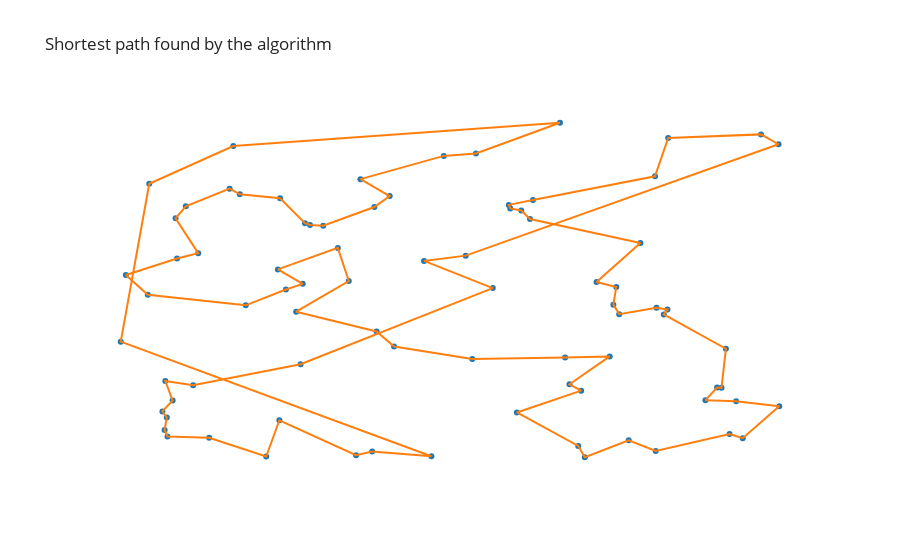

Notebook cell for this chart:
### Markdown cell above
### Lancement du test et affichage du chemin parcouru

### Code cell
# Initialisation du dataframe
data = init_random_df(nombre_de_villes)

# Initialisation de la matrice des distances relatives
mat_distance = matrice_distance(data)

if choix_algo == 0:
    chemin_initial,_,_ = src.algo_proche_voisin.plus_proche_voisin(
        mat_distance)

    # Lancement de l'algorithme 2-opt
    df_res,_ = src.algo_2_opt.main(
        mat_distance, chemin_initial)
elif choix_algo == 1:
    # Lancement de l'algorithme plus proche voisin
    df_res,_ = src.algo_proche_voisin.main(mat_distance)
elif choix_algo == 2:
     # Lancement de l'algorithme génétique
    df_res = src.algo_genetique.main(data, mat_distance)
else: 
    #Lancement de l'algorithme de kohonen
    df_res,_ = src.algo_kohonen.main(data, mat_distance) 

# La solution trouvée par l'algo choisi
affichage(df_res, data).show()

### Figure 1 — Plotly figure (JSON) as saved in the notebook; plotly's stock layout.template omitted (floating-point values rounded to 4 significant figures)
{"data": [{"hovertemplate": "x=%{x}<br>y=%{y}<extra></extra>", "legendgroup": "", "marker": {"color": "#1F77B4", "symbol": "circle"}, "mode": "markers", "name": "", "orientation": "v", "showlegend": false, "type": "scatter", "x": [660, 501, 120, 474, 427, 116, 305, 619, 741, 887, 311, 276, 433, 910, 387, 59, 607, 754, 802, 959, 568, 733, 592, 336, 277, 96, 318, 791, 98, 901, 119, 136, 935, 406, 808, 685, 122, 875, 792, 545, 285, 484, 134, 531, 601, 213, 790, 540, 667, 130, 381, 710, 308, 123, 274, 892, 728, 807, 623, 66, 356, 673, 403, 180, 208, 881, 859, 230, 299, 148, 770, 737, 590, 694, 409, 222, 371, 960, 258, 165, 689, 158], "xaxis": "x", "y": [959, 865, 226, 567, 751, 140, 274, 686, 416, 318, 674, 115, 324, 64, 799, 338, 710, 58, 415, 898, 490, 443, 716, 667, 745, 471, 669, 28, 786, 169, 87, 574, 926, 720, 916, 42, 123, 208, 434, 872, 486, 13, 688, 582, 137, 893, 807, 289, 293, 171, 16, 507, 502, 69, 543, 76, 296, 429, 740, 527, 604, 217, 26, 65, 772, 207, 172, 441, 423, 722, 618, 493, 726, 10, 367, 756, 510, 155, 12, 589, 199, 214], "yaxis": "y"}, {"mode": "lines", "showlegend": false, "type": "scatter", "x": [660, 545, 501, 387, 427, 406, 336, 318, 311, 277, 222, 208, 148, 134, 165, 136, 66, 96, 230, 285, 308, 274, 356, 371, 299, 409, 433, 540, 667, 728, 673, 689, 601, 685, 694, 754, 791, 892, 910, 960, 901, 859, 875, 881, 887, 802, 807, 792, 741, 733, 737, 710, 770, 619, 607, 592, 590, 623, 790, 808, 935, 959, 531, 474, 568, 305, 158, 120, 130, 116, 122, 119, 123, 180, 258, 276, 381, 403, 484, 59, 98, 213, 660], "y": [959, 872, 865, 799, 751, 720, 667, 669, 674, 745, 756, 772, 722, 688, 589, 574, 527, 471, 441, 486, 502, 543, 604, 510, 423, 367, 324, 289, 293, 296, 217, 199, 137, 42, 10, 58, 28, 76, 64, 155, 169, 172, 208, 207, 318, 415, 429, 434, 416, 443, 493, 507, 618, 686, 710, 716, 726, 740, 807, 916, 926, 898, 582, 567, 490, 274, 214, 226, 171, 140, 123, 87, 69, 65, 12, 115, 16, 26, 13, 338, 786, 893, 959]}], "layout": {"legend": {"tracegroupgap": 0}, "title": {"text": "Shortest path found by the algorithm"}, "xaxis": {"anchor": "y", "domain": [0, 1], "title": {"text": "x"}, "visible": false, "zeroline": false}, "yaxis": {"anchor": "x", "domain": [0, 1], "title": {"text": "y"}, "visible": false, "zeroline": false}}}
